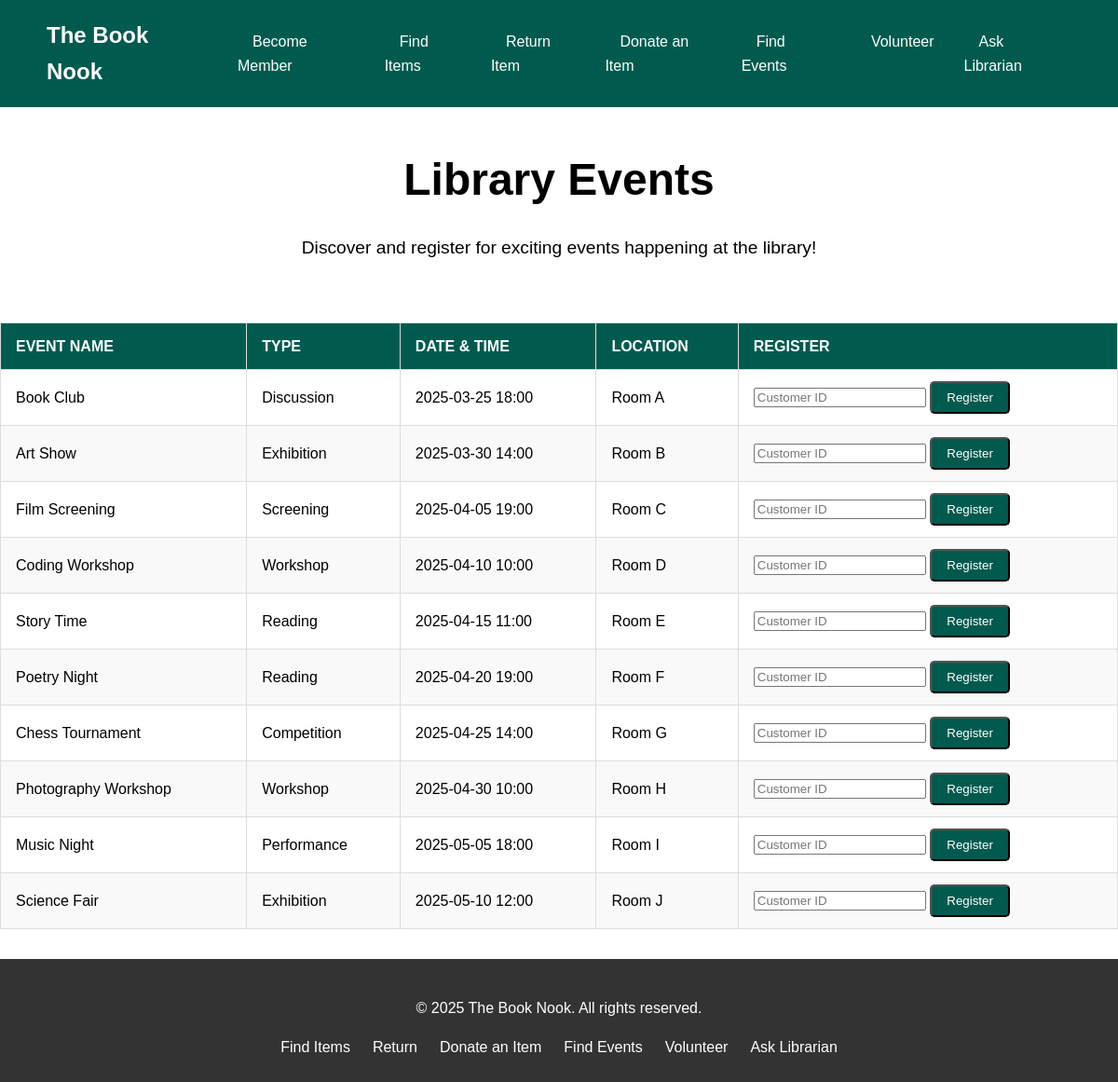
The app's page /events with its own data.
### tables this page shows
CREATE TABLE events (
            event_id INTEGER PRIMARY KEY AUTOINCREMENT,
            event_name TEXT,
            event_description TEXT,
            event_type TEXT,
            targeted_customers TEXT,
            restriction INTEGER DEFAULT 0,
            location TEXT,
            datetime TEXT,
            capacity INTEGER
        );

### app.py (the view, shortened to what this page needs)
@app.route('/events', methods=['GET', 'POST'])
def list_events():
    conn = get_db_connection()
    c = conn.cursor()
    c.execute("SELECT * FROM events")
    events = c.fetchall()
    conn.close()
    return render_template('register_event.html', events=events)

### app.py (called while the page is built)
def get_db_connection():
    conn = sqlite3.connect(DATABASE)
    conn.row_factory = sqlite3.Row
    return conn

### templates/register_event.html (shortened to what this page needs)
{% extends "base.html" %} {% block content %}
<section class="hero">
  <div class="container">
    <h1>Library Events</h1>
    <p>Discover and register for exciting events happening at the library!</p>
  </div>
  <section class="messages">
    <div class="container">
      <table class="styled-table">
        <thead>
          <tr>
            <th>Event Name</th>
            <th>Type</th>
            <th>Date & Time</th>
            <th>Location</th>
            <th>Register</th>
          </tr>
        </thead>
        <tbody>
          {% for event in events %}
          <tr>
            <td>{{ event.event_name }}</td>
            <td>{{ event.event_type }}</td>
            <td>{{ event.datetime }}</td>
            <td>{{ event.location }}</td>
            <td>
              <form method="post" class="form-inline">
                <input
                  type="text"
                  name="customer_id"
                  placeholder="Customer ID"
                  required
                />
                <button type="submit" class="btn">Register</button>
              </form>
            </td>
          </tr>
          {% endfor %}
        </tbody>
      </table>
    </div>
  </section>
</section>
{% endblock %}

### static/styles.css (style rules this page uses)
body { font-family: Arial, sans-serif; margin: 0; padding: 0; line-height: 1.6; }
.hero { display: flex; flex-direction: column; justify-content: center; color: #fff; min-height: 75vh; text-align: center; align-items: center; }
.hero h1 { font-size: 3rem; margin-bottom: 1rem; color: black; }
.hero p { font-size: 1.2rem; margin-bottom: 2rem; color: black; }
.hero .btn { background: #005b4e; color: #fff; padding: 0.75rem 1.5rem; text-decoration: none; border-radius: 5px; transition: background 0.3s; }
.styled-table { width: 100%; border-collapse: collapse; margin: 2rem 0; font-size: 1rem; text-align: left; color: black; }
.styled-table th, .styled-table td { padding: 0.75rem 1rem; border: 1px solid #ddd; }
.styled-table th { background-color: #005b4e; color: #fff; text-transform: uppercase; }
.styled-table tr:nth-child(even) { background-color: #f9f9f9; }
.styled-table .btn { background: #005b4e; color: #fff; padding: 0.5rem 1rem; text-decoration: none; border-radius: 5px; transition: background 0.3s; }
.messages { width: 100vw; }

### records on screen
events: event_name "Book Club", event_type "Discussion", datetime "2025-03-25 18:00", location "Room A"
events: event_name "Art Show", event_type "Exhibition", datetime "2025-03-30 14:00", location "Room B"
events: event_name "Film Screening", event_type "Screening", datetime "2025-04-05 19:00", location "Room C"
events: event_name "Coding Workshop", event_type "Workshop", datetime "2025-04-10 10:00", location "Room D"
events: event_name "Story Time", event_type "Reading", datetime "2025-04-15 11:00", location "Room E"
events: event_name "Poetry Night", event_type "Reading", datetime "2025-04-20 19:00", location "Room F"
events: event_name "Chess Tournament", event_type "Competition", datetime "2025-04-25 14:00", location "Room G"
events: event_name "Photography Workshop", event_type "Workshop", datetime "2025-04-30 10:00", location "Room H"
events: event_name "Music Night", event_type "Performance", datetime "2025-05-05 18:00", location "Room I"
events: event_name "Science Fair", event_type "Exhibition", datetime "2025-05-10 12:00", location "Room J"
